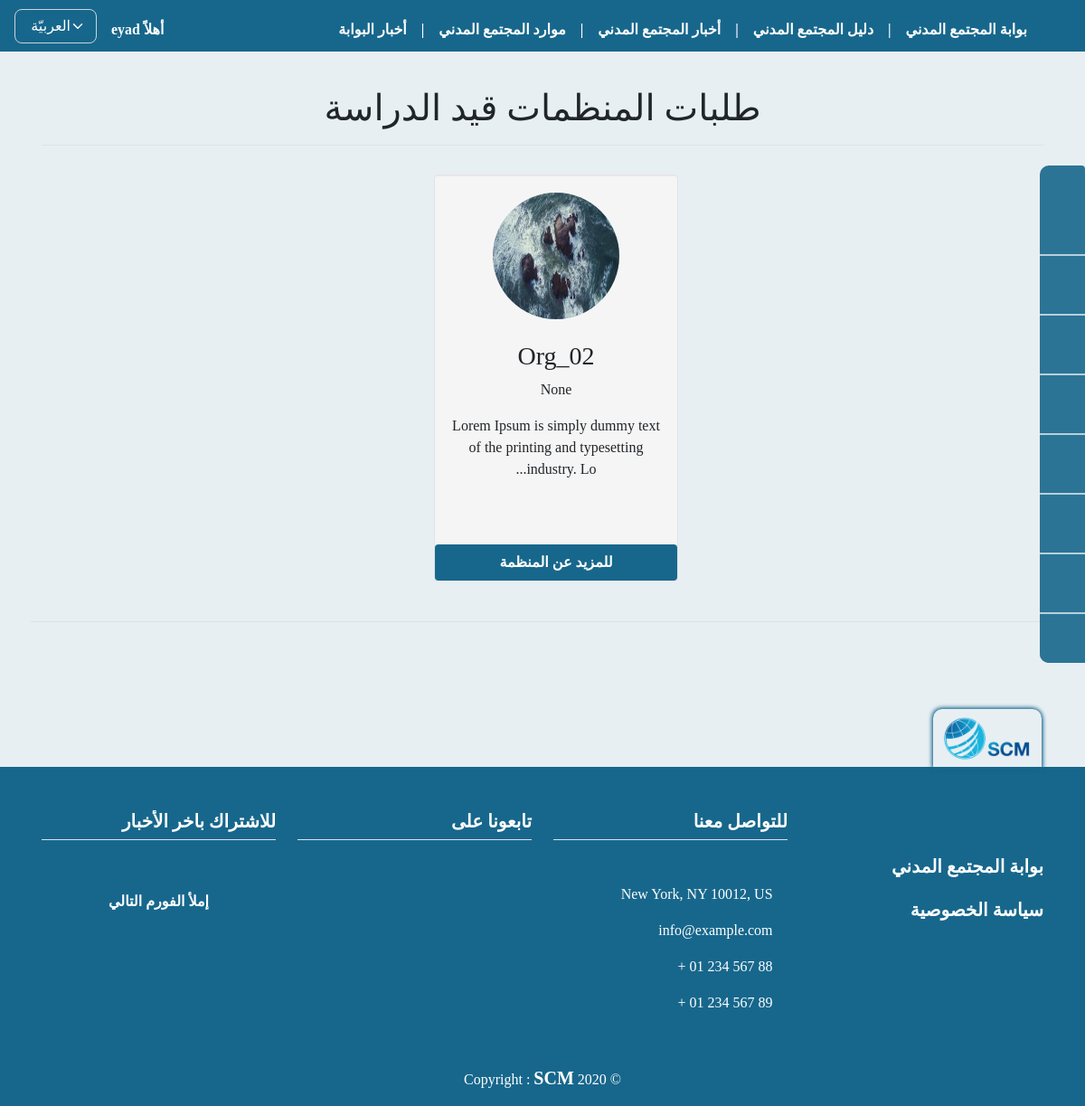
Before: /orgs_orders_etude/ (signed in) with the older database file.
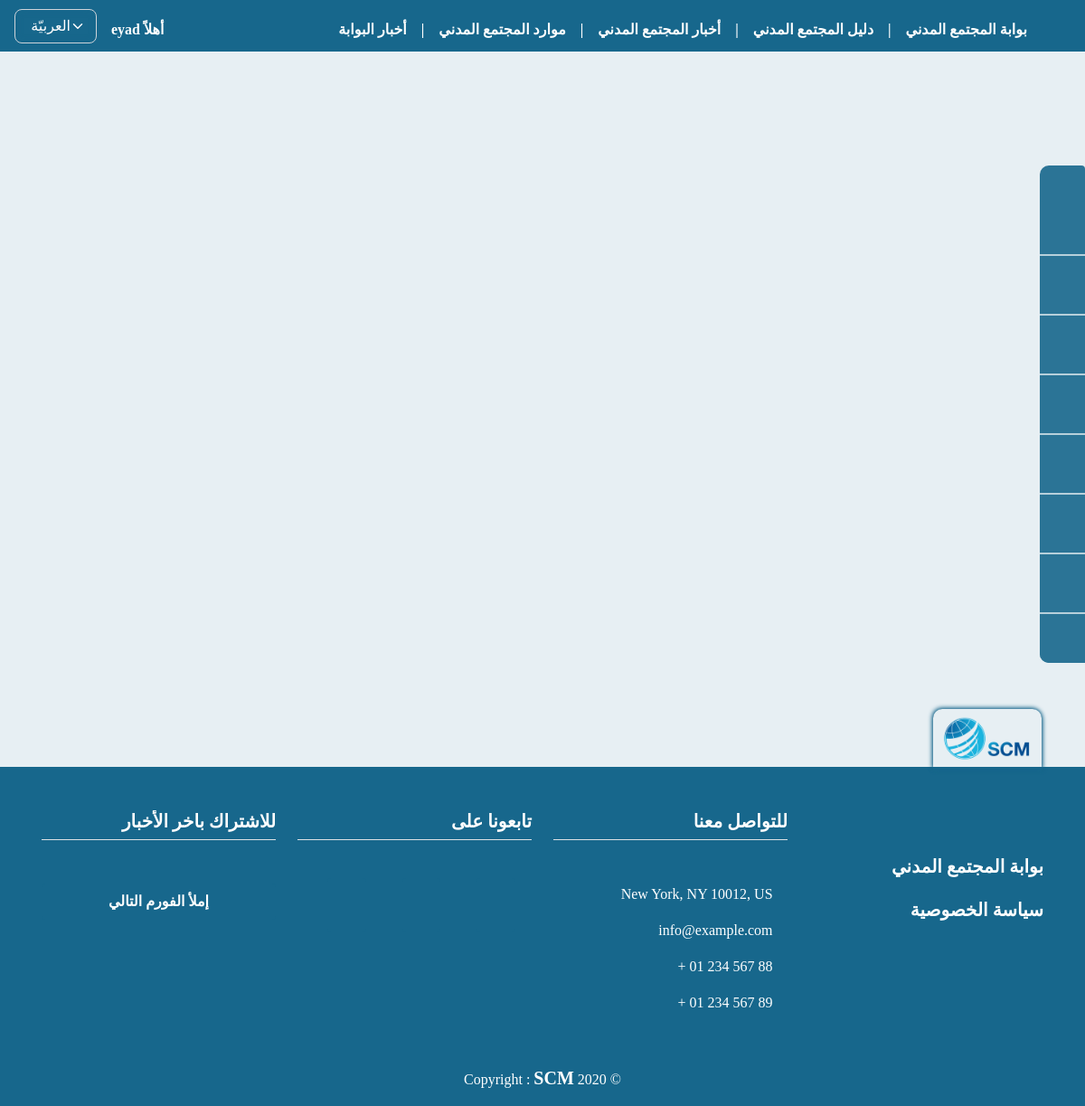
After: the same page with the newer database file.
### orgs/models.py (models this page shows, shortened)
class OrgProfile(models.Model):
    user = models.ForeignKey(
        User, on_delete=models.CASCADE)
    name = models.CharField(max_length=255, null=False,
                            verbose_name=_("اسم المنظمة"))
    name_en_ku = models.CharField(max_length=255, null=True, blank=True,
                                  verbose_name=_("اسم المنظمة باللغة الانكليزية أو الكردية"))
    short_cut = models.CharField(
        max_length=255, null=True, blank=True, verbose_name=_("الاسم المختصر"))
    org_type = models.CharField(
        max_length=150, null=False, choices=MyChoices.type_CHOICES, verbose_name=_("نوع المنظمة"))
    position_work = CountryField(
        max_length=255, null=False, verbose_name=_("مكان العمل"))
    city_work = models.ForeignKey(
        City, on_delete=models.SET_NULL, null=True, blank=True, verbose_name=_("المحافظة"))
    logo = models.ImageField(upload_to="org_logos",
                             null=False, default='org_logos/default_logo.jpg', verbose_name=_("شعار المنظمة"))
    message = models.TextField(
        max_length=2000, null=False, verbose_name=_("الرؤية و الرسالة"))
    name_managing_director = models.CharField(
        max_length=255, null=True, blank=True, verbose_name=_("اسم رئيس مجلس اﻹدارة"))
    name_ceo = models.CharField(
        max_length=255, null=True, blank=True, verbose_name=_('اسم المدير التنفيذي'))
    site_web = models.URLField(
        max_length=255, null=True, blank=True, verbose_name=_('الموقع الالكتروني'))
    facebook = models.URLField(
        max_length=255, null=True, blank=True, verbose_name=_('صفحة فيسبوك'))
    twitter = models.URLField(
        max_length=255, null=True, blank=True, verbose_name=_('صفحة تويتر'))
    email = models.EmailField(max_length=255, null=True,
                              blank=True, verbose_name=_('البريد الاكتروني'))
    phone = models.CharField(max_length=100, null=True,
                             blank=True, verbose_name=_('رقم الهاتف'))
    name_person_contact = models.CharField(
        max_length=255, null=True, blank=True, verbose_name=_('اسم الشخص المسؤول عن التواصل'))
    email_person_contact = models.EmailField(
        max_length=255, null=True, blank=True, verbose_name=_('البريد الاكتروني للشخص المسؤول عن التواصل'))
    org_adress = models.CharField(
        max_length=255, null=False, verbose_name=_('عنوان المقر الرئيسي'))
    work_domain = models.CharField(
        max_length=255, choices=MyChoices.domain_CHOICES, null=False, verbose_name=_('مجال العمل'))
    target_cat = models.CharField(
        max_length=255, null=False, choices=MyChoices.target_CHOICES, verbose_name=_('الفئات المستهدفة'))
    date_of_establishment = models.CharField(
        max_length=150, null=True, blank=True, verbose_name=_('تاريخ سنة التأسيس'))
    is_org_registered = models.CharField(
        max_length=100, null=False, choices=MyChoices.bool_CHOICES, verbose_name=_('هل المنظمة مسجلة ؟'))
    org_registered_country = CountryField(
        max_length=255, null=True, blank=True, verbose_name=_("بلد التسجيل"))
    org_members_count = models.PositiveIntegerField(
        validators=[MinValueValidator(1)], null=True, blank=True, verbose_name=_('عدد اﻷعضاء'))
    org_members_womans_count = models.PositiveIntegerField(
        validators=[MinValueValidator(1)], null=True, blank=True, verbose_name=_('عدد النساء من اﻷعضاء'))
    w_polic_regulations = models.CharField(
        max_length=200, null=False, choices=MyChoices.polic_CHOICES, verbose_name=_('السياسات واللوائح المكتوبة'))
    org_member_with = models.CharField(max_length=100, null=True, blank=True, choices=MyChoices.bool_CHOICES, verbose_name=_(
        'ھل المؤسسة عضو في اي شبكة او تحالف او جسم تنسیقي؟'))
    coalition_name = models.CharField(
        max_length=255, null=True, blank=True, verbose_name=_('اسم الشبكة / التحالف'))
    publish = models.BooleanField(default=False)
    created_at = models.DateTimeField(auto_now_add=True)
    published_at = models.DateTimeField(blank=True, null=True, default=None)
    updated_at = models.DateTimeField(blank=True, null=True, default=None)

### orgs/views.py (the view)
# urls.py: path('orgs_orders_etude/', views.orgs_orders_etude, name='orgs_orders_etude'),
@login_required(login_url='signe_in')
def orgs_orders_etude(request):
    orgs = OrgProfile.objects.filter(publish=False)
    myFilter = OrgsFilter(request.GET, queryset=orgs)
    orgs = myFilter.qs
    paginator = Paginator(orgs, 12)
    page = request.GET.get('page')
    try:
        orgs = paginator.get_page(page)
    except(EmptyPage, InvalidPage):
        orgs = paginator.page(paginator.num_pages)
    context = {
        'orgs': orgs,
        'myFilter': myFilter,
    }
    return render(request, 'profiles/orgs_orders_etude.html', context)

### templates/profiles/orgs_orders_etude.html (shortened to what this page needs)
{% extends 'base.html' %}
{% load static i18n phonenumber_filters %}
{% block content%}
{% if request.user.is_authenticated and request.user.is_superuser %}
{% if orgs %}
<h1 class="pt-5 mt-5 text-center border-bottom pb-3">{% trans 'طلبات المنظمات قيد الدراسة' %}</h1>
<div class="row justify-content-center pt-4">
    <br>
    <br>
    {% for org in orgs %}
    <div class="span3 well">
        <center>
            <a href="{% url 'particip_detail' org.id %}">
                <img src="{{ org.logo.url }}" name="{{ org.name_en_ku }}" title="{{ org.name_en_ku }}" width="140"
                    height="140" class="img-circle"></a>
            <h3 class="mt-4">{{ org.name }}</h3>
            <p>{{ org.short_cut }}</p>
            <p>{{ org.message|truncatechars:80 }}</p>
            <p>
                <a href="{% url 'particip_detail' org.id %}" class="btn btn-block">
                    {% trans 'للمزيد عن المنظمة' %} </a>
            </p>
        </center>
    </div>
    {% endfor %}
    <div class="pagination row border-top mt-4 pt-4" dir="ltr">
    </div>
</div>
{% else %}
<h3> {% trans 'حالياً لا يوجد منظمات مسجله او موافق عليها' %} </h3>
{% endif %}
{% endif %}
{% endblock %}

Changed rows visible on the page:
removed OrgProfile: logo (picture), name "Org_02", short_cut "None", message "Lorem Ipsum is simply dummy text of the printing and typesetting industry. Lo..."
Other visible differences:
text no longer shown: "طلبات المنظمات قيد الدراسة"
